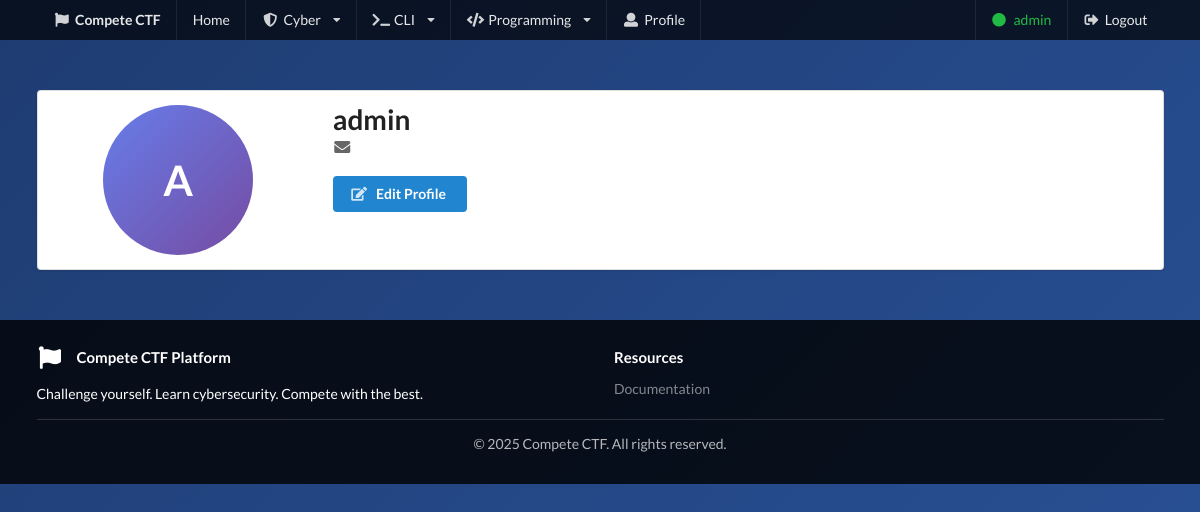
The page /account/profile/ (signed in) on the database as committed earlier.
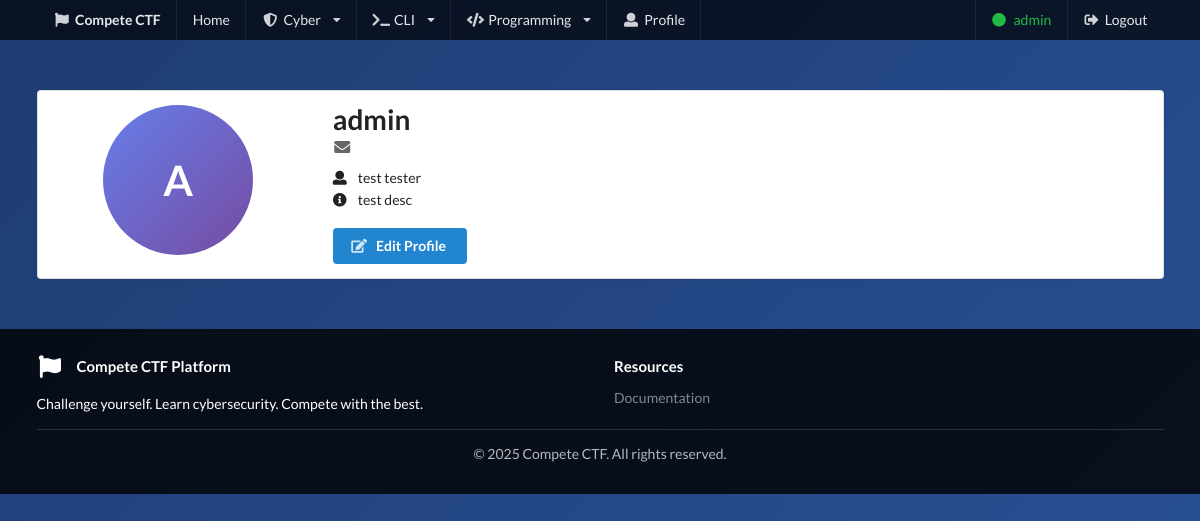
The same page on the database as committed later.
### website/models.py (models this page shows)
class Account(models.Model):
    website = models.CharField(max_length=90)
    firstname = models.CharField(max_length=40)
    lastname = models.CharField(max_length=40)
    about = models.TextField()
    user = models.OneToOneField(User, on_delete=models.CASCADE, blank=True, null=True)

### website/views.py (the view)
# urls.py: path('account/profile/', views.profile, name='profile'),
@login_required
def profile(request):
    objects = Account.objects.filter(user=request.user)
    solved_challenges = SolvedChallenge.objects.filter(user=request.user)
    total_challenges_solved = solved_challenges.count()
    total_points = sum(challenge.points for challenge in solved_challenges)
    recent_activity = solved_challenges[:10]
    context = {
        'objects': objects,
        'total_challenges_solved': total_challenges_solved,
        'total_points': total_points,
        'recent_activity': recent_activity,
    }
    return render(request, 'account/profile.html', context)

### website/templates/account/profile.html (shortened to what this page needs)
{% extends 'base.html' %}
{% block content %}
<div class="ui container main-container">
    <div class="ui segment ctf-card">
        <div class="ui stackable grid">
            <div class="four wide column center aligned">
                <div class="ui circular image" style="width: 150px; height: 150px; margin: 0 auto; background: linear-gradient(135deg, #667eea 0%, #764ba2 100%); display: flex; align-items: center; justify-content: center;">
                    <h1 style="color: white; font-size: 3em; margin: 0;">{{ user.username|slice:":1"|upper }}</h1>
                </div>
            </div>
            <div class="twelve wide column">
                <h1 class="ui header">
                    {{ user.username }}
                    <div class="sub header">
                        <i class="mail icon"></i> {{ user.email }}
                    </div>
                </h1>
                {% if objects %}
                    {% for account in objects %}
                        <div class="ui list">
                            {% if account.firstname or account.lastname %}
                                <div class="item">
                                    <i class="user icon"></i>
                                    <div class="content">
                                        {{ account.firstname }} {{ account.lastname }}
                                    </div>
                                </div>
                            {% endif %}
                            {% if account.about %}
                                <div class="item">
                                    <i class="info circle icon"></i>
                                    <div class="content">
                                        {{ account.about }}
                                    </div>
                                </div>
                            {% endif %}
                        </div>
                    {% endfor %}
                {% endif %}
                <div style="margin-top: 20px;">
                    <a href="{% url 'update_profile' %}" class="ui primary button">
                        <i class="edit icon"></i>
                        Edit Profile
                    </a>
                </div>
            </div>
        </div>
    </div>
</div>
{% endblock %}

### website/templates/base.html (shortened to what this page needs)
<!DOCTYPE html>
<html lang="en">
<head>
    <link rel="stylesheet" href="https://cdn.jsdelivr.net/npm/semantic-ui@2.4.2/dist/semantic.min.css">
</head>
<body>
    <div class="ui inverted menu main-nav">
        <div class="ui container">
            <a href="{% url 'home' %}" class="header item">
                <i class="flag icon"></i>
                Compete CTF
            </a>
            <a href="{% url 'home' %}" class="item">Home</a>
            <div class="ui dropdown item">
                <i class="shield alternate icon"></i> Cyber
                <i class="dropdown icon"></i>
            </div>
            <div class="ui dropdown item">
                <i class="terminal icon"></i> CLI
                <i class="dropdown icon"></i>
            </div>
            <div class="ui dropdown item">
                <i class="code icon"></i> Programming
                <i class="dropdown icon"></i>
            </div>
            {% if user.is_authenticated %}
                <a href="{% url 'profile' %}" class="item">
                    <i class="user icon"></i> Profile
                </a>
                <div class="right menu">
                    <div class="item">
                        <span style="color: #21ba45;">
                            <i class="circle icon"></i> {{ user.username }}
                        </span>
                    </div>
                    <a href="{% url 'logout' %}" class="item">
                        <i class="sign out icon"></i> Logout
                    </a>
                </div>
            {% endif %}
        </div>
    </div>
    {% block content %}{% endblock %}
    <footer>
        <div class="ui container">
            <div class="ui stackable grid">
                <div class="eight wide column">
                    <h4 class="ui inverted header">
                        <i class="flag icon"></i>
                        Compete CTF Platform
                    </h4>
                    <p>Challenge yourself. Learn cybersecurity. Compete with the best.</p>
                </div>
                <div class="four wide column">
                    <h4 class="ui inverted header">Resources</h4>
                    <div class="ui inverted link list">
                        <a class="item" href="{% url 'documentation' %}">Documentation</a>
                    </div>
                </div>
            </div>
            <div class="ui inverted divider"></div>
            <p style="text-align: center; opacity: 0.7;">© 2025 Compete CTF. All rights reserved.</p>
        </div>
    </footer>
</body>
</html>

### website/templates/base.html (style rules this page uses)
body { background: linear-gradient(135deg, #1e3c72 0%, #2a5298 100%); min-height: 100vh; }
.main-nav { background: rgba(0, 0, 0, 0.7) !important; border-radius: 0 !important; border: none !important; margin: 0 !important; }
.main-container { margin-top: 50px; margin-bottom: 50px; }
.ctf-card { background: rgba(255, 255, 255, 0.95); box-shadow: 0 10px 30px rgba(0, 0, 0, 0.3); }
footer { background: rgba(0, 0, 0, 0.8); color: white; padding: 30px 0; margin-top: 50px; }

Rows that differ between the two databases and show on the page:
added Account: firstname "test", lastname "tester", about "test desc"
